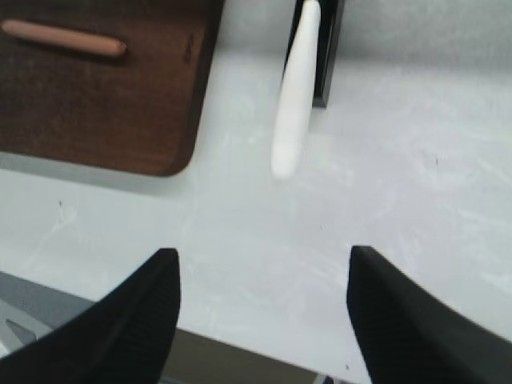
#> input picture streaming_recovery/artifacts/learning_freeze_20261017/baseline_fit/trajectory_000003/frames/obs-000050_cam_right_wrist.jpg, 512 x 384 px, found by its file name; its folder holds 4 pictures in this run
$ python visual_probe.py
#> lines starting #> are read from the running program, lines starting #| are printed output that depends on the picture; after the words box and inside, x2 and y2 are one past the last pixel; in counts of white or black regions, pixels touching at a corner belong together
import cv2, json
import numpy as np
from pathlib import Path
from PIL import Image,ImageDraw

BASE=Path(__file__).resolve().parents[1]/'multimodal_20261017/final_run'
OUT=Path(__file__).resolve().parent

def probe(ep,t):
#> called with ep = 2, t = 2
    p=BASE/f'trajectory_{ep:06d}/frames/obs-{round(t*25):06d}_cam_right_wrist.jpg'
    im=np.asarray(Image.open(p));h,w=im.shape[:2]
#> in probe, im is the input picture: shape (384, 512, 3); mean R, G, B 126.7, 129.9, 128.6
#> after `h, w = im.shape[:2]`: h = 384; w = 512
    hsv=cv2.cvtColor(im,cv2.COLOR_RGB2HSV)
#> hsv: shape (384, 512, 3); mean H, S, V 73.8, 32.2, 133.3
    result=Image.fromarray(im);d=ImageDraw.Draw(result)
    cs=cv2.findContours(((hsv[:,:,2]<85)&(hsv[:,:,1]<150)).astype('uint8'),cv2.RETR_EXTERNAL,cv2.CHAIN_APPROX_SIMPLE)[0]
#> cs = 12 contours, 6 with area under 20; largest, box (x1, y1, x2, y2) and area: (0, 0, 226, 177) 34109, (0, 248, 317, 384) 18490, (347, 246, 512, 384) 13792, (312, 0, 345, 107) 1788, (284, 0, 305, 70) 281, (323, 376, 334, 384) 46
    rows=[]
    for c in cs:
        if cv2.contourArea(c)<400:continue
        x,y,bw,bh=cv2.boundingRect(c)
        rows.append({'bbox':[x,y,bw,bh],'area':cv2.contourArea(c),'contour':c.reshape(-1,2).tolist()})
        d.line([tuple(v) for v in c.reshape(-1,2)],fill='red',width=2)
        d.text((x,y),str(len(rows)),fill='red')
#> this loop made 12 passes
#> c on passes 1, 3, 4, 7, 8, 9: [[342, 382], [341, 383], [344, 383], [343, 383]], [[11, 322], [12, 323], [13, 323], [12, 323]], [[8, 321], [9, 321]], [[327, 93], [327, 95]], [[328, 91]], [[328, 86], [328, 87]]
#> (x, y, bw, bh) on passes 5, 6, 10, 12: (0, 248, 317, 136), (347, 246, 165, 138), (312, 0, 33, 107), (0, 0, 226, 177)
#> after the loop, rows = 4 items
    result.save(OUT/f'visual_probe_{ep}_{t}.png')
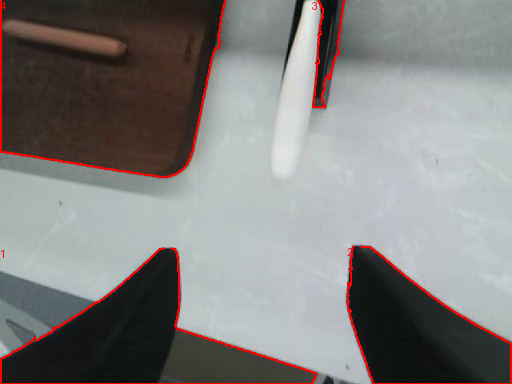
#> saved as visual_probe_2_2.png: PIL image 512x384 RGB; mean R, G, B 130.6, 128.7, 127.4
    return {'episode':ep,'t':t,'components':rows}

if __name__=='__main__':
    rows=[probe(ep,t) for ep,t in [(2,2),(2,3),(8,2),(8,4),(0,3),(19,6)]]
#> call 2 of probe, with ep = 2, t = 3
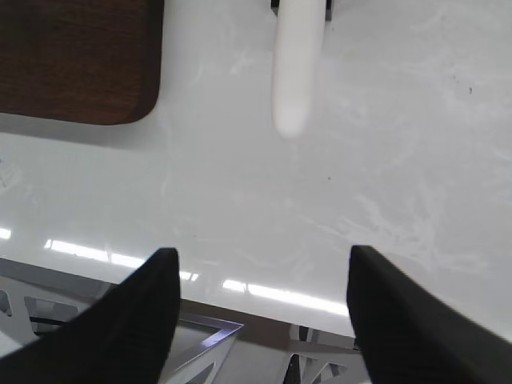
#> input picture streaming_recovery/artifacts/learning_freeze_20261017/baseline_fit/trajectory_000003/frames/obs-000075_cam_right_wrist.jpg, 512 x 384 px, found by its file name
#> in probe, im is the input picture: shape (384, 512, 3); mean R, G, B 124.6, 124.2, 124.4
#> in probe (call 2), `hsv=cv2.cvtColor(im,cv2.COLOR_RGB2HSV)`: hsv: shape (384, 512, 3); mean H, S, V 58.1, 14.9, 126.3
#> in probe (call 2), `cs=cv2.findContours(((hsv[:,:,2]<85)&(hsv[:,:,1]<150)).astype('uint8')..`: cs = 29 contours, 19 with area under 20; largest, box (x1, y1, x2, y2) and area: (0, 245, 512, 384) 34522, (0, 0, 165, 126) 19044, (282, 354, 301, 384) 337, (0, 291, 12, 317) 152, (325, 0, 332, 21) 86
#> the loop in probe (call 2), `for c in cs:` made 29 passes
#> c on passes 1, 2, 4, 5, 6, 10, 11, 12, 13, 15, 16, 17: [[192, 379]], [[194, 378]], [[304, 372], [304, 373]], [[202, 372]], [[327, 366]], [[190, 357], [189, 358], [190, 357], [192, 357]], [[301, 356], [302, 356]], [[199, 356]], [[193, 355]], [[195, 354], [195, 355], [196, 354]], [[200, 352]], [[194, 352]]
#> (x, y, bw, bh) on passes 26, 29: (0, 245, 512, 139), (0, 0, 165, 126)
#> after the loop in probe (call 2), `for c in cs:`: rows = 2 items
#> in probe (call 2), `result.save(OUT/f'visual_probe_{ep}_{t}.png')`:
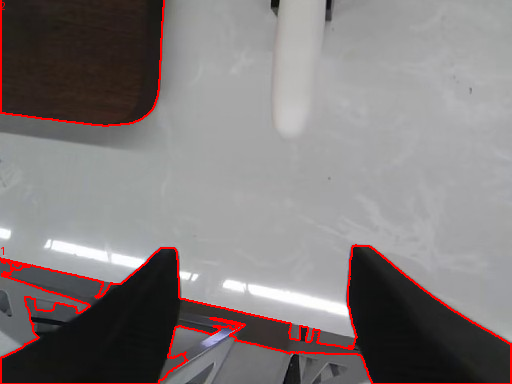
#> saved as visual_probe_2_3.png: PIL image 512x384 RGB; mean R, G, B 129.1, 122.6, 122.7
#> in probe (call 3), `cs=cv2.findContours(((hsv[:,:,2]<85)&(hsv[:,:,1]<150)).astype('uint8')..`: cs = 12 contours, 6 with area under 20; largest, box (x1, y1, x2, y2) and area: (0, 0, 226, 177) 34109, (0, 248, 317, 384) 18490, (347, 246, 512, 384) 13792, (312, 0, 345, 107) 1788, (284, 0, 305, 70) 281, (323, 376, 334, 384) 46
#> call 4 of probe, with ep = 8, t = 4
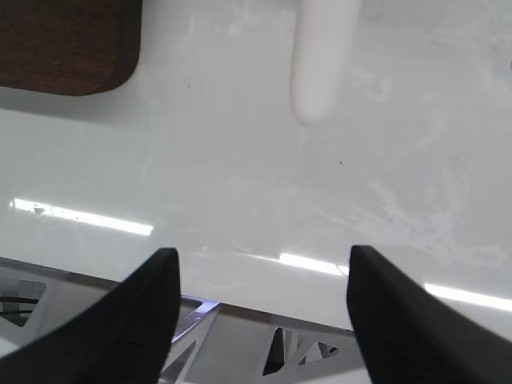
#> input picture streaming_recovery/artifacts/learning_freeze_20261017/baseline_fit/trajectory_000003/frames/obs-000100_cam_right_wrist.jpg, 512 x 384 px, found by its file name
#> in probe, im is the input picture: shape (384, 512, 3); mean R, G, B 128.7, 128.9, 129.3
#> in probe (call 4), `hsv=cv2.cvtColor(im,cv2.COLOR_RGB2HSV)`: hsv: shape (384, 512, 3); mean H, S, V 63, 11.4, 130.6
#> in probe (call 4), `cs=cv2.findContours(((hsv[:,:,2]<85)&(hsv[:,:,1]<150)).astype('uint8')..`: cs = 14 contours, 6 with area under 20; largest, box (x1, y1, x2, y2) and area: (0, 248, 202, 384) 15203, (217, 245, 512, 384) 15125, (0, 0, 143, 97) 12488, (0, 280, 46, 327) 1399, (262, 327, 287, 376) 580, (318, 342, 339, 359) 179, (298, 356, 306, 366) 30, (285, 339, 288, 360) 28
#> the loop in probe (call 4), `for c in cs:` made 14 passes
#> (x, y, bw, bh) on passes 8, 11, 12, 13, 14: (262, 327, 25, 49), (0, 280, 46, 47), (0, 248, 202, 136), (217, 245, 295, 139), (0, 0, 143, 97)
#> c on passes 5, 7, 10: [[289, 336]], [[188, 331]], [[215, 307]]
#> after the loop in probe (call 4), `for c in cs:`: rows = 5 items
#> in probe (call 4), `result.save(OUT/f'visual_probe_{ep}_{t}.png')`:
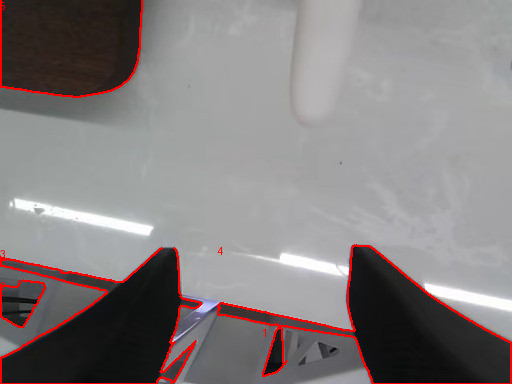
#> saved as visual_probe_8_4.png: PIL image 512x384 RGB; mean R, G, B 133.1, 127.4, 127.7
#> in probe (call 5), `cs=cv2.findContours(((hsv[:,:,2]<85)&(hsv[:,:,1]<150)).astype('uint8')..`: cs = 29 contours, 19 with area under 20; largest, box (x1, y1, x2, y2) and area: (0, 245, 512, 384) 34522, (0, 0, 165, 126) 19044, (282, 354, 301, 384) 337, (0, 291, 12, 317) 152, (325, 0, 332, 21) 86
#> (the run stopped early here; a loop or call above may not have finished)
